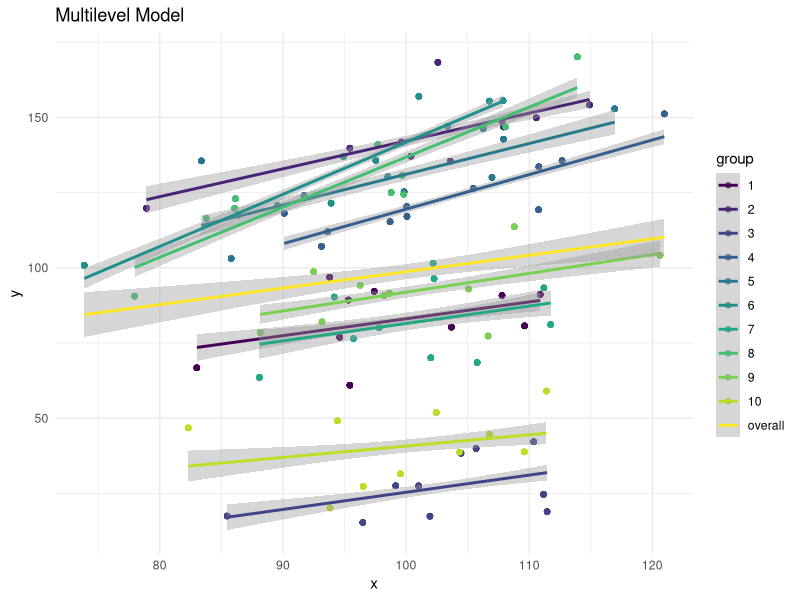
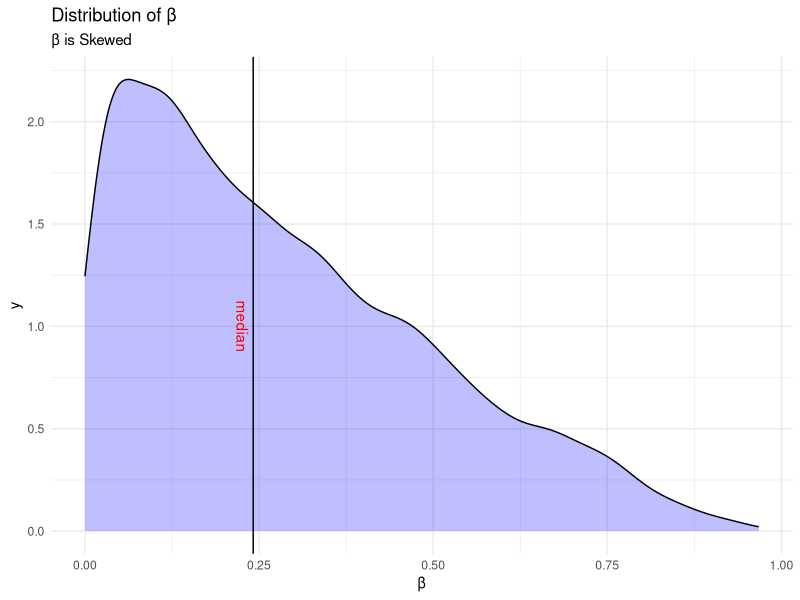
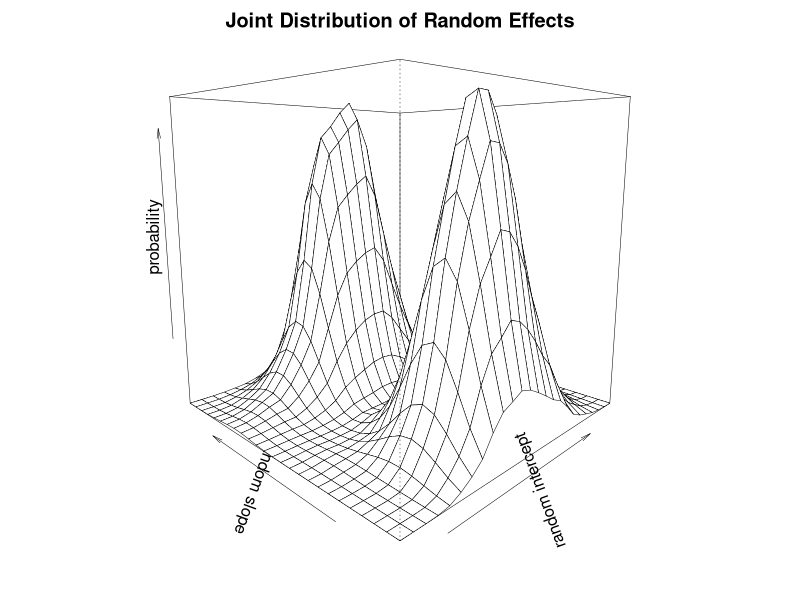
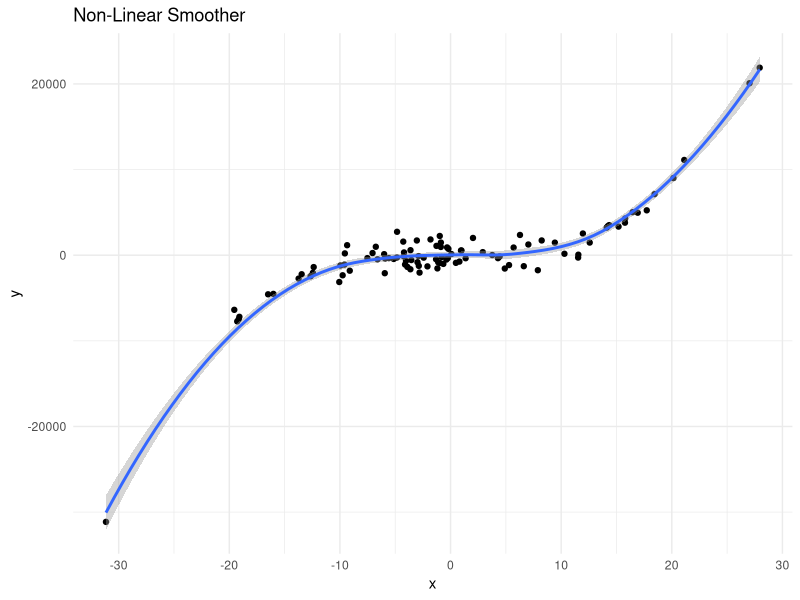

Generate these figures, in order, with R: (Note: this script raises an error after producing the figures.)
## ---- chunk 1

# library(tint)

# invalidate cache when the package version changes

knitr::opts_chunk$set(tidy = FALSE, 
                      # cache.extra = packageVersion('tint'),
                      echo = FALSE,
                      warning = FALSE,
                      message = FALSE,
                      fig.margin = TRUE)

options(htmltools.dir.version = FALSE)

library(MASS)

library(ggplot2)

library(ggthemes)

## ---- chunk 2

N1 <- 100 # L1 sample size

N2 <- 10 # L2 sample size

x <- rnorm(N1, 100, 10)

e <- rnorm(N1, 0, 10)

u0 <- rnorm(N2, 0, .5)

u0 <- rep(u0, 10, each = 10)

u1 <- rnorm(N2, 0, .5)

u1 <- rep(u1, 10, each = 10)

group <- rep(seq(1,10), each = 10)

group <- factor(group)

y <- x + e + u0 + u1 * x # regression relationship

mydata <- data.frame(x, e, u0, u1, y, group)

library(ggplot2)

ggplot(data = mydata,
       aes(x = x,
           y = y)) +
  geom_point(aes(color = group)) +
  geom_smooth(aes(color = group), method = "lm") +
  geom_smooth(aes(color="overall"),
              method = "lm") +
  theme_minimal() +
  scale_color_viridis_d() +
  labs(title = "Multilevel Model")

## ---- chunk 3

beta1 <- rbeta(10000, 1.0, 2.5)

ggplot(data = NULL,
       aes(x = beta1)) + 
  geom_density(fill="blue", alpha = .25) +
  geom_vline(xintercept = median(beta1)) +
  geom_text(aes(x=median(beta1), 
                label="\nmedian", y = 1), 
            colour="red", 
            angle= -90) +
  theme_minimal() + 
  labs(title = "Distribution of \u03b2",
       subtitle = "\u03b2 is Skewed",
       x = "\u03b2") 

## ---- chunk 4

# inspired by a coding approach at
# https://stackoverflow.com/questions/11530010/how-to-simulate-bimodal-distribution

# u0

u0 <- rnorm(1000, 0.5, 2)

# u1

u1a <- rnorm(1000, 0, .1)

u1b <- rnorm(1000, 1, .1)

flag <- rbinom(1000, size=1, prob=.5)

u1 <- u1a * (1 - flag) + u1b * flag 

# density plot

mydensity <- kde2d(u0, u1)

par(mar = rep(2, 4)) # adjust margins

persp(mydensity,
      theta = -45,
      phi = 10,
      main = "Joint Distribution of Random Effects",
      xlab = "random intercept",
      ylab = "random slope",
      zlab = "probability",
      lwd = .5)

# pairs(data.frame(beta1,beta2))

# library(GGally)
# 
# ggpairs(data.frame(beta1,beta2),
#         lower = list(continuous = "density"))

## ---- chunk 5

# options(scipen = 999)

x <- rnorm(100, 0, 10)

e <- rnorm(100, 0, 1000)

y <- x^3 + e

ggplot(data=NULL,
       aes(x = x,
           y = y)) + 
  geom_point() + 
  geom_smooth() +
  labs(title = "Non-Linear Smoother") +
  theme_minimal()

## ---- chunk 6

# print a reference header when not HTML5

if(knitr::opts_knit$get("rmarkdown.pandoc.to") != "html5") {
  
  cat("# References")
  
}

